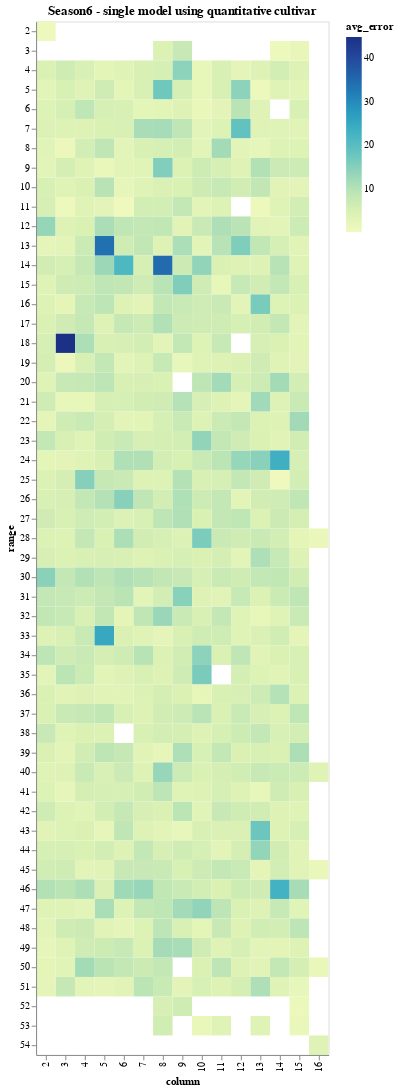

This figure's notebook cell:
### Code cell
import altair as alt
alt.Chart(plotdf,title='Season6 - single model using quantitative cultivar').mark_rect().encode(
    x='column:O',
    y='range:O',
    color='avg_error',
    tooltip=[
        alt.Tooltip('cultivar:Q', title='Cultivar'),
        alt.Tooltip('avg_error:Q', title='Avg Err %'),
        alt.Tooltip('range:O',title='range'),
        alt.Tooltip('column:O',title='column')
    ]
)

### Figure 1 — Vega-Lite specification as saved in the notebook (floating-point values rounded to 4 significant figures; data arrays with more than 128 entries replaced by an {"elided": "..."} marker saying what was removed)
{"config": {"view": {"continuousWidth": 400, "continuousHeight": 300}}, "data": {"name": "data-a8e66fcb50bf6eca52bfed773020757d"}, "mark": "rect", "encoding": {"color": {"type": "quantitative", "field": "avg_error"}, "tooltip": [{"type": "quantitative", "field": "cultivar", "title": "Cultivar"}, {"type": "quantitative", "field": "avg_error", "title": "Avg Err %"}, {"type": "ordinal", "field": "range", "title": "range"}, {"type": "ordinal", "field": "column", "title": "column"}], "x": {"type": "ordinal", "field": "column"}, "y": {"type": "ordinal", "field": "range"}}, "title": "Season6 - single model using quantitative cultivar", "$schema": "https://vega.github.io/schema/vega-lite/v4.0.0.json", "datasets": {"data-a8e66fcb50bf6eca52bfed773020757d": {"elided": "683 records"}}}
